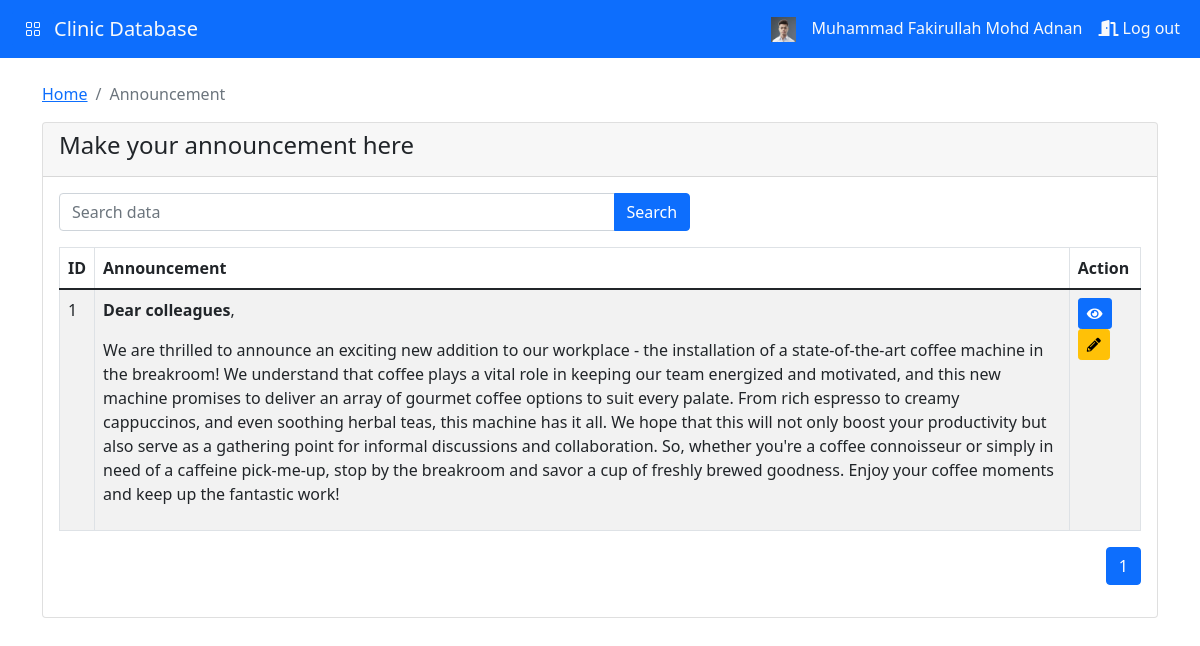
Screenshot of /announcement.php (signed in) with the database file from the repository.
### tables this page shows
CREATE TABLE `announcement` (
  `an_id` int(11) NOT NULL,
  `an_text` text NOT NULL
);

### announcement.php (the view, shortened to what this page needs)
<!DOCTYPE html>
<html lang="en">
<head>
    <link href="https://cdn.jsdelivr.net/npm/bootstrap@5.1.3/dist/css/bootstrap.min.css"
    rel="stylesheet">
    <link rel="stylesheet" href="https://cdn.jsdelivr.net/npm/bootstrap-icons@1.10.5/font/bootstrap-icons.css">
    <link rel="stylesheet" href="path/to/font-awesome/css/font-awesome.min.css">
    <link rel="stylesheet" href="https://cdnjs.cloudflare.com/ajax/libs/font-awesome/5.15.3/css/all.min.css">
    <link rel="stylesheet" href="//cdn.jsdelivr.net/npm/alertifyjs@1.13.1/build/css/alertify.min.css"/>
</head>
<body>
<?php include 'admin_navbar.php'; ?>
<div class="container mt-4">
    <nav aria-label="breadcrumb">
        <ol class="breadcrumb">
            <li class="breadcrumb-item"><a href="admin.php">Home</a></li>
            <li class="breadcrumb-item active" aria-current="page">Announcement</li>
        </ol>
    </nav>
    <?php include 'admin_offcanvas.php'; ?>
    <div class="row mt-2">
        <div class="col-md-12">
            <div class="card">
                <div class="card-header">
                    <h4>Make your announcement here</h4>
                </div>
                <div class="card-body">
                    <div class="col-md-7">
                        <form action="" method="GET" id="searchForm">
                            <div class="input-group mb-3">
                                <input type="text" name="search" id="search" class="form-control" placeholder="Search data">
                                <button type="submit" class="btn btn-primary">Search</button>
                            </div>
                        </form>
                    </div>
                    <table id="myTable" class="table table-bordered table-striped">
                        <thead>
                        <tr>
                            <th>ID</th>
                            <th>Announcement</th>
                            <th>Action</th>
                        </tr>
                        </thead>
                        <tbody>
                            <?php
                                require 'dbcon.php';
                                $records_per_page = 5;
                                $current_page = isset($_GET['page']) ? $_GET['page'] : 1;
                                $starting_record = ($current_page - 1) * $records_per_page;
                                if (isset($_GET['search'])) {
                                    $search = $_GET['search'];
                                    $query = "SELECT * FROM announcement WHERE an_text LIKE '%$search%' LIMIT $starting_record, $records_per_page";
                                } else {
                                    $query = "SELECT * FROM announcement LIMIT $starting_record, $records_per_page";
                                }
                                $query_run = mysqli_query($con, $query);
                                if (isset($_GET['search'])) {
                                    $search = $_GET['search'];
                                    $count_query = "SELECT COUNT(*) as total FROM announcement WHERE _ LIKE '%$search%'";
                                } else {
                                    $count_query = "SELECT COUNT(*) as total FROM announcement";
                                }
                                $count_query_run = mysqli_query($con, $count_query);
                                $count_data = mysqli_fetch_assoc($count_query_run);
                                $total_records = $count_data['total'];
                                $total_pages = ceil($total_records / $records_per_page);
                                if (mysqli_num_rows($query_run) > 0) {
                                    foreach ($query_run as $announcement) {
                                        ?>
                                        <tr>
                                            <td><?= $announcement['an_id'] ?></td>
                                            <td><?= $announcement['an_text'] ?></td>
                                            <td>
                                                <button type="button" value="<?= $announcement['an_id'] ?>" class="viewAnnouncementBtn btn btn-primary btn-sm"><i class="fas fa-eye"></i></button>
                                                <button type="button" value="<?= $announcement['an_id'] ?>" class="editAnnouncementBtn btn btn-warning btn-sm"><i class="fas fa-pencil-alt"></i></button>
                                            </td>
                                        </tr>
                                        <?php
                                    }
                                } else {
                                    echo "<tr><td colspan='8'>No Record Found</td></tr>";
                                }
                            ?>
                        </tbody>
                    </table>
                    <div class="row">
                        <div class="col-md-12">
                            <nav aria-label="Page navigation">
                            <ul class="pagination justify-content-end">
                                <?php
                                $max_buttons = 5;
                                $start_page = max(1, $current_page - 1);
                                $end_page = min($start_page + $max_buttons - 1, $total_pages);
                                for ($page = $start_page; $page <= $end_page; $page++) :
                                ?>
                                    <li class="page-item <?php if ($page == $current_page) echo 'active'; ?>">
                                        <a class="page-link"
                                        href="?page=<?= $page ?>&search=<?= isset($_GET['search']) ? $_GET['search'] : '' ?>">
                                            <?= $page ?>
                                        </a>
                                    </li>
                                <?php endfor; ?>
                            </ul>
                            </nav>
                        </div>
                    </div>
                </div>
            </div>
        </div>
    </div>
</div>
</body>
</html>

### admin_navbar.php (shortened to what this page needs)
<?php
$admin_name = $_SESSION['admin_name'];
?>
<nav class="navbar navbar-expand-lg bg-primary navbar-dark">
        <div class="container-fluid">
          <a class="btn btn-primary" data-bs-toggle="offcanvas" href="#offcanvasExample" role="button" aria-controls="offcanvasExample">
            <i class="bi bi-grid"></i>
          </a>
          <a class="navbar-brand text-light" href="">Clinic Database</a>
          <div class="collapse navbar-collapse" id="navbarNavDropdown">
            <ul class="navbar-nav ml-auto custom-nav">
                <li class="nav-item">
                    <a class="nav-link active text-light" aria-current="page" href="">
                        <?php
                        require 'dbcon.php';
                        $query = "SELECT * FROM admin";
                        $query_run = mysqli_query($con, $query);
                        if ($query_run) {
                            if (mysqli_num_rows($query_run) > 0) {
                                $admin_data = mysqli_fetch_assoc($query_run);
                                $admin_image = $admin_data['admin_image'];
                            } else {
                                $admin_image = 'profileImage/default_profile.jpg';
                            }
                        } else {
                            echo "Error in executing the query: " . mysqli_error($con);
                        }
                        ?>
                        <img src="<?php echo $admin_image; ?>" alt="Admin image" width="25" height="25">
                    </a>
                </li>
                <li class="nav-item">
                    <a class="nav-link active text-light" aria-current="page" href="">
                        <?php echo $admin_name; ?>
                    </a>
                </li>
                <li class="nav-item dropdown">
                    <a class="nav-link active text-light" aria-current="page" href="logout_admin.php"><i class="fas fa-door-open"></i> Log out
                </a>
                </li>
            </ul>
          </div>
        </div>
</nav>

### admin_navbar.php (style rules this page uses)
.custom-nav { margin-left: auto; }

### rows the page displays
announcement: an_id "1", an_text "Dear colleagues , We are thrilled to announce an exciting new addition to our workplace - the installation of a state-of-the-art coffee machine in the breakroom! We understand that coffee plays a vital role in keeping our team energized and motivated, and this new machine promises to deliver an array of gourmet coffee options to suit every palate. From rich espresso to creamy cappuccinos, and even soothing herbal teas, this machine has it all. We hope that this will not only boost your productivity but also serve as a gathering point for informal discussions and collaboration. So, whether you're a coffee connoisseur or simply in need of a caffeine pick-me-up, stop by the breakroom and savor…"

### other values shown
$admin_name "Muhammad Fakirullah Mohd Adnan"
